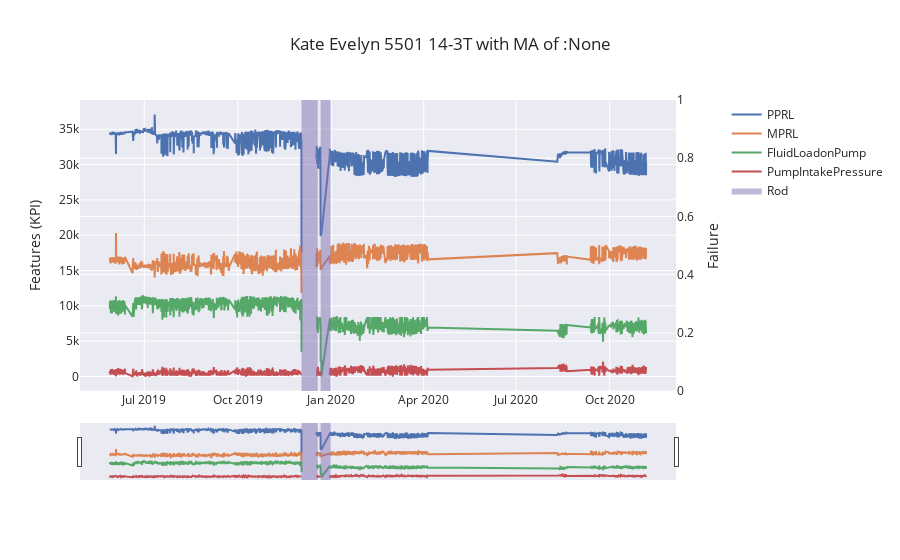

The notebook cell this image was saved under:
### Code cell
# Visulizing the data
# Chanhe the params in the dictionary below
plot_params = {
    'well_name': 'Kate Evelyn 5501 14-3T',
    'fail_col': 'Failures',
    'feature_cols': ['PPRL', 'MPRL', 'FluidLoadonPump', 'PumpIntakePressure'],
    'mov_avg': None
}

plot_features(df=df,**plot_params)

### Figure 1 — Plotly figure (JSON) as saved in the notebook; plotly's stock layout.template omitted (floating-point values rounded to 4 significant figures; data arrays with more than 128 entries replaced by an {"elided": "..."} marker saying what was removed)
{"data": [{"mode": "lines", "name": "PPRL", "type": "scatter", "x": {"elided": "3252 str values"}, "xaxis": "x", "y": {"elided": "3252 int values"}, "yaxis": "y"}, {"mode": "lines", "name": "MPRL", "type": "scatter", "x": {"elided": "3252 str values"}, "xaxis": "x", "y": {"elided": "3252 int values"}, "yaxis": "y"}, {"mode": "lines", "name": "FluidLoadonPump", "type": "scatter", "x": {"elided": "3252 str values"}, "xaxis": "x", "y": {"elided": "3252 int values"}, "yaxis": "y"}, {"mode": "lines", "name": "PumpIntakePressure", "type": "scatter", "x": {"elided": "3252 str values"}, "xaxis": "x", "y": {"elided": "3252 int values"}, "yaxis": "y"}, {"fill": "tozerox", "line": {"shape": "hv", "width": 0}, "name": "Rod", "type": "scatter", "x": {"elided": "3252 str values"}, "xaxis": "x", "y": {"elided": "3252 int values"}, "yaxis": "y2"}], "layout": {"autosize": true, "title": {"text": "Kate Evelyn 5501 14-3T with MA of :None"}, "xaxis": {"anchor": "y", "domain": [0, 0.94], "rangeslider": {"visible": true}}, "yaxis": {"anchor": "x", "domain": [0, 1], "title": {"text": "Features (KPI)"}}, "yaxis2": {"anchor": "x", "overlaying": "y", "side": "right", "title": {"text": "Failure"}}}}
